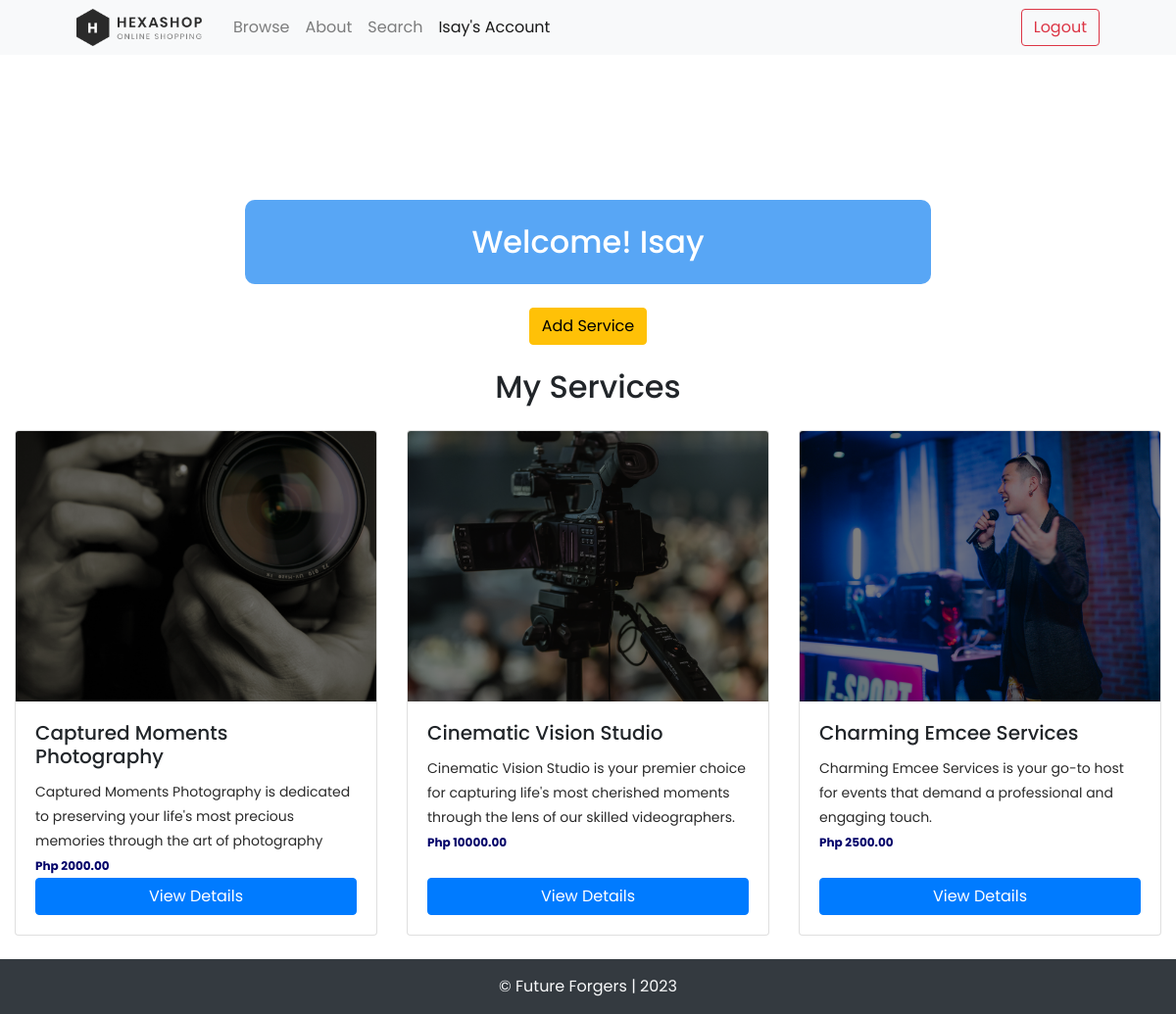
The app's page /account/index/ (signed in) with its own data.
### services/models.py (models this page shows, shortened)
class Service(models.Model):
	category = models.ForeignKey(Category, related_name='service',  on_delete=models.CASCADE)
	name = models.CharField(max_length=255)
	description = models.TextField(blank=True, null=True)
	price = models.FloatField()
	image = models.ImageField(upload_to='service_images', blank=True, null=True)
	is_sold = models.BooleanField(default=False)
	created_by = models.ForeignKey(User, related_name='service', on_delete=models.CASCADE)
	created_at = models.DateTimeField(auto_now_add=True)

### account/views.py (the view)
# urls.py: path('index/', views.index, name='index'),
@login_required
def index(request):
	services = Service.objects.filter(created_by=request.user)
	return render(request, 'account/account.html', {
		'services': services,
		})

### account/templates/account/account.html (shortened to what this page needs)
{% extends 'main.html' %}
{% block content %}
<div class="container py-4 mt-5" style="background-color: #58a6f5; border-radius: 10px; padding: 0; width: 700px;">
  <h2 class="text-center" style="margin: 0; color: #fff">Welcome! {{ request.user|capfirst }}</h2>
</div>
<div class="d-flex justify-content-center align-items-center mt-4">
  <button type="button" class="btn btn-warning">
    <a href="{% url 'service:new' %}" class="text-black" style="text-decoration: none;">Add Service</a>
  </button>
</div>
<div class="row">
	<div class="col-md-12 text-center mt-4">
    <h2>My Services</h2>
  </div>
  {% for service in services %}
    <div class="col-md-4 mb-4 mt-4">
      <div class="card h-100">
        <img src="{{ service.image.url }}" class="card-img-top" alt="{{ service.name}}-image">
        <div class="card-body d-flex flex-column">
          <h5 class="card-title">{{ service.name }}</h5>
          <p class="card-text">{{ service.description }}</p>
          <p class="card-text" style="color: #020269; font-size:12px; font-weight: bold;">Php {{ service.price|floatformat:2 }}</p>
          <a href="{% url 'service:detail' service.id %}" class="btn btn-primary mt-auto">View Details</a>
        </div>
      </div>
    </div>
  {% endfor %}
</div>
{% endblock %}

### templates/header.html (shortened to what this page needs)
{% load static %}
<nav class="navbar navbar-expand-lg navbar-light bg-light header-sticky">
  <div class="container px-4 px-lg-5">
      <a href="" class="logo">
        <img src="{% static 'img/logo.png' %}" style="width: 128px;">
      </a>
      <div class="collapse navbar-collapse" id="navbarSupportedContent">
          <ul class="navbar-nav me-auto mb-2 mb-lg-0 ms-lg-4">
              <li class="nav-item"><a class="nav-link" aria-current="page" href="{% url 'browse' %}">Browse</a></li>
              <li class="nav-item"><a class="nav-link" href="{% url 'about' %}">About</a></li>
              <li class="nav-item"><a class="nav-link" href="{% url 'service:services' %}">Search</a></li>
              <li class="nav-item"><a class="nav-link" href="{% url 'account:index' %}">{{ request.user|capfirst }}'s Account</a></li>
          </ul>
          <div class="d-flex">
              <a class="btn btn-outline-danger" href="{% url 'logout' %}">Logout</a>
          </div>
      </div>
  </div>
</nav>

### static/css/templatemo-hexashop.css (style rules this page uses)
html, body, div, span, applet, object, iframe, h1, h2, h3, h4, h5, h6, p, blockquote, div pre, a, abbr, acronym, address, big, cite, code, del, dfn, em, font, img, ins, kbd, q, s, samp, small, strike, strong, sub, sup, tt, var, b, u, i, center, dl, dt, dd, ol, ul, li, figure, header, nav, section, article, aside, footer, figcaption { margin: 0; padding: 0; border: 0; outline: 0; }
ul, li { padding: 0; margin: 0; list-style: none; }
header, nav, section, article, aside, footer, hgroup { display: block; }
* { box-sizing: border-box; }
html, body { font-family: 'Poppins', sans-serif; font-weight: 400; background-color: #fff; font-size: 16px; -ms-text-size-adjust: 100%; -webkit-font-smoothing: antialiased; -moz-osx-font-smoothing: grayscale; }
a { text-decoration: none !important; }
h1, h2, h3, h4, h5, h6 { margin-top: 0px; margin-bottom: 0px; }
ul { margin-bottom: 0px; }
p { font-size: 14px; line-height: 25px; color: #2a2a2a; }
html, body { background: #fff; font-family: 'Poppins', sans-serif; }

### records on screen
Service: image (picture), name "Captured Moments Photography", description "Captured Moments Photography is dedicated to preserving your life's most precious memories through the art of photography", price "2000.00"
Service: image (picture), name "Cinematic Vision Studio", description "Cinematic Vision Studio is your premier choice for capturing life's most cherished moments through the lens of our skilled videographers.", price "10000.00"
Service: image (picture), name "Charming Emcee Services", description "Charming Emcee Services is your go-to host for events that demand a professional and engaging touch.", price "2500.00"

### other values on screen
{{ request.user|capfirst }} "Isay"
